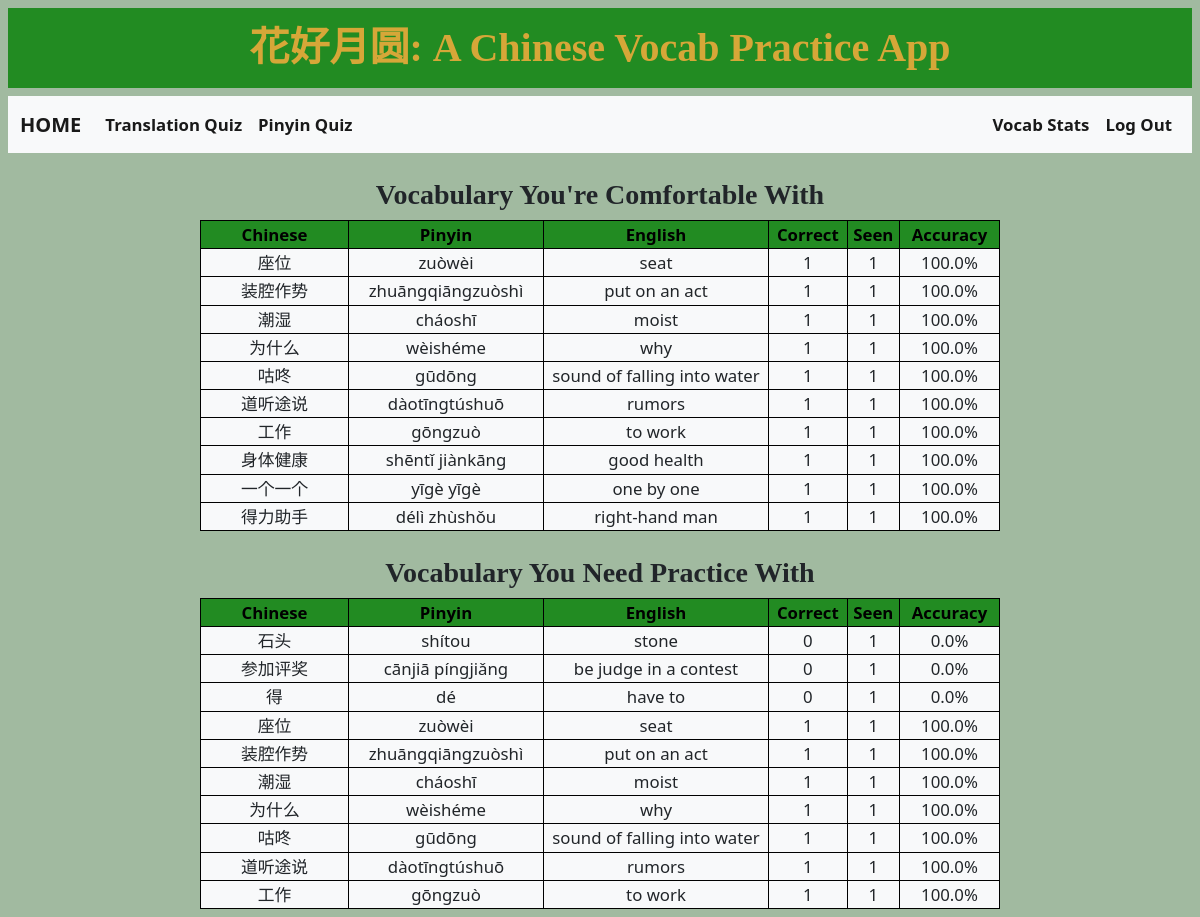
The app's page /history (signed in) with its own data.
### tables this page shows
CREATE TABLE "accuracy" (
    "id" INTEGER,
    "user_id" INTEGER NOT NULL,
    "vocab_id" INTEGER NOT NULL UNIQUE,
    "seen" INTEGER NOT NULL,
    "correct" INTEGER NOT NULL,
    PRIMARY KEY("id"),
    FOREIGN KEY("user_id") REFERENCES "users"("id")
    FOREIGN KEY("vocab_id") REFERENCES "vocab"("id")
);

CREATE TABLE "vocab" (
    "id" INTEGER,
    "class_id" INTEGER,
    "chinese" TEXT NOT NULL,
    "pinyin" TEXT NOT NULL,
    "toneless" TEXT NOT NULL,
    "english" TEXT NOT NULL,
    "length" INTEGER NOT NULL,
    "source" INTEGER NOT NULL,
    PRIMARY KEY("id"),
    FOREIGN KEY("class_id") REFERENCES "classes"("id")
);

### app.py (the view)
@app.route("/history", methods=["GET"])
def vocab_history():
    if 'user_id' in session:
        best = get_best_vocab(10)
        worst = get_worst_vocab(10)
        length = len(best)
        return render_template("history.html", best=best, worst=worst, length=length)
    else:
        return render_template("history.html")

### app.py (called while the page is built)
@app.after_request
def after_request(response):
    response.headers["Cache-Control"] = "no-cache, no-store, must-revalidate"
    response.headers["Expires"] = 0
    response.headers["Pragma"] = "no-cache"
    return response

def get_best_vocab(n):
    best = db.execute(
        """SELECT vocab_id, chinese, pinyin, english, correct, seen, ROUND((CAST(correct AS FLOAT) / seen * 100), 2) as accuracy FROM accuracy
        JOIN vocab ON accuracy.vocab_id = vocab.id WHERE user_id = ? ORDER BY accuracy DESC, seen DESC, vocab.id ASC LIMIT ?""", session["user_id"], n)
    return best

def get_worst_vocab(n):
    worst = db.execute(
        """SELECT vocab_id, chinese, pinyin, english, correct, seen, ROUND((CAST(correct AS FLOAT) / seen * 100), 2) as accuracy FROM accuracy
        JOIN vocab ON accuracy.vocab_id = vocab.id WHERE user_id = ? ORDER BY accuracy ASC, seen DESC, vocab.id ASC LIMIT ?""", session["user_id"], n)
    return worst

### templates/history.html (shortened to what this page needs)
{% extends "layout.html" %}
{% block main %}
    {% if length != 0 %}
        {% if best is defined %}
            <br>
            <h3>Vocabulary You're Comfortable With</h3>
            <table class=char-history-table>
                <thead>
                    <tr>
                        <th> Chinese </th>
                        <th> Pinyin </th>
                        <th> English </th>
                        <th> Correct </th>
                        <th> Seen </th>
                        <th> Accuracy </th>
                    </tr>
                </thead>
                <tbody>
                    {% for char in best %}
                        <tr>
                            <td>{{ char.chinese }}</td>
                            <td>{{ char.pinyin }}</td>
                            <td>{{ char.english }}</td>
                            <td>{{ char.correct }}</td>
                            <td>{{ char.seen }}</td>
                            <td>{{ char.accuracy }}%</td>
                        </tr>
                    {% endfor %}
                </tbody>
            </table>
            <br>
            <h3>Vocabulary You Need Practice With</h3>
            <table class=char-history-table>
                <thead>
                    <tr>
                        <th> Chinese </th>
                        <th> Pinyin </th>
                        <th> English </th>
                        <th> Correct </th>
                        <th> Seen </th>
                        <th> Accuracy </th>
                    </tr>
                </thead>
                <tbody>
                    {% for char in worst %}
                        <tr>
                            <td>{{ char.chinese }}</td>
                            <td>{{ char.pinyin }}</td>
                            <td>{{ char.english }}</td>
                            <td>{{ char.correct }}</td>
                            <td>{{ char.seen }}</td>
                            <td>{{ char.accuracy }}%</td>
                        </tr>
                    {% endfor %}
                </tbody>
            </table>
        {% else %}
            <br>
            <h6>Please Login to View Character Stats</h6>
        {% endif %}
        {% else %}
        <br>
        <h6>No Results Found</h6>
        <h6>Click the Links Above to Start a Quiz!</h6>
    {% endif %}
{% endblock %}

### templates/layout.html (shortened to what this page needs)
<!DOCTYPE html>
<html lang="en">
    <head>
        <link href="https://cdn.jsdelivr.net/npm/bootstrap@5.2.3/dist/css/bootstrap.min.css" rel="stylesheet">
        <link rel="stylesheet" type="text/css" href="/static/styles.css">
        <h1>花好月圆: A Chinese Vocab Practice App </h1>
    </head>
    <nav class="navbar navbar-expand-lg bg-light">
        <div class="container-fluid">
                        <a class="navbar-brand" href="/"><b>HOME</b></a>
            <div class="collapse navbar-collapse" id="navbarNavAltMarkup">
                <div class="navbar-nav">
                    <a class="nav-link active" aria-current="page" href="/vocab-quiz"><b>Translation Quiz</b></a>
                    <a class="nav-link active" aria-current="page" href="/pinyin-quiz"><b>Pinyin Quiz</b></a>
                </div>
            {% if session["user_id"] %}
                <div class="navbar-nav ms-auto">
                    <a class="nav-link active" aria-current="page" href="/history"><b>Vocab Stats</b></a>
                    <a class="nav-link active" aria-current="page" href="/logout"><b>Log Out</b></a>
                </div>
            {% else %}
                <div class="navbar-nav ms-auto">
                    <a class="nav-link active" aria-current="page" href="/register"><b>Register</b></a>
                    <a class="nav-link active" aria-current="page" href="/login"><b>Log In</b></a>
                </div>
            {% endif %}
            </div>
        </div>
    </nav>
{% block main %}{% endblock %}

### static/styles.css (style rules this page uses)
.navbar { display: flex; justify-content: space-between; }
.navbar > div { display: flex; flex-direction: row; }
h1, h2 { background-color: #228B22; color: #d6a738; padding: 1rem 1rem; text-align: center; font-family: fangsong; font-weight: 888; }
h3 { font-family: fangsong; font-weight: 888; }
th { border: 1px solid black; background-color: #228B22; color: #000000; }
table, td { border: 1px solid black; background-color: #f8f9fa; }
.char-history-table { border-collapse: collapse; margin-left: auto; margin-right: auto; width: 800px; border: 2px; }
.char-history-table td:nth-child(1) { width: 148px; }
.char-history-table td:nth-child(2) { width: 195px; }
.char-history-table td:nth-child(3) { width: 225px; }
.char-history-table td:nth-child(4) { width: 77; }
.char-history-table td:nth-child(5) { width: 77; }
.char-history-table td:nth-child(6) { width: 100px; }

### records on screen
accuracy: chinese "座位", pinyin "zuòwèi", english "seat", correct "1", seen "1", accuracy "100.0"
accuracy: chinese "装腔作势", pinyin "zhuāngqiāngzuòshì", english "put on an act", correct "1", seen "1", accuracy "100.0"
accuracy: chinese "潮湿", pinyin "cháoshī", english "moist", correct "1", seen "1", accuracy "100.0"
accuracy: chinese "为什么", pinyin "wèishéme", english "why", correct "1", seen "1", accuracy "100.0"
accuracy: chinese "咕咚", pinyin "gūdōng", english "sound of falling into water", correct "1", seen "1", accuracy "100.0"
accuracy: chinese "道听途说", pinyin "dàotīngtúshuō", english "rumors", correct "1", seen "1", accuracy "100.0"
accuracy: chinese "工作", pinyin "gōngzuò", english "to work", correct "1", seen "1", accuracy "100.0"
accuracy: chinese "身体健康", pinyin "shēntǐ jiànkāng", english "good health", correct "1", seen "1", accuracy "100.0"
accuracy: chinese "一个一个", pinyin "yīgè yīgè", english "one by one", correct "1", seen "1", accuracy "100.0"
accuracy: chinese "得力助手", pinyin "délì zhùshǒu", english "right-hand man", correct "1", seen "1", accuracy "100.0"
accuracy: chinese "石头", pinyin "shítou", english "stone", correct "0", seen "1", accuracy "0.0"
accuracy: chinese "参加评奖", pinyin "cānjiā píngjiǎng", english "be judge in a contest", correct "0", seen "1", accuracy "0.0"
accuracy: chinese "得", pinyin "dé", english "have to", correct "0", seen "1", accuracy "0.0"
